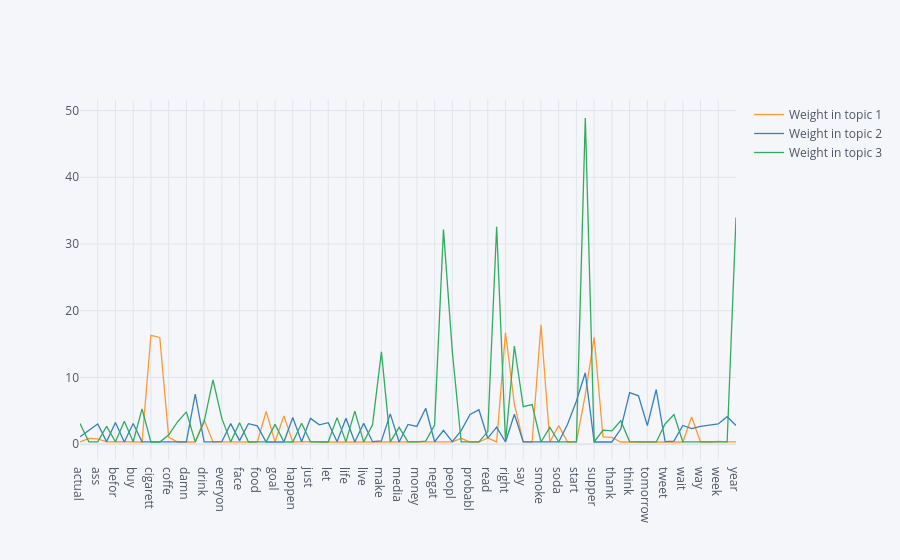

This figure's notebook cell:
### Code cell
df.set_index('Words').iplot()

### Figure 1 — Plotly figure (JSON) as saved in the notebook; plotly's stock layout.template omitted (floating-point values rounded to 4 significant figures)
{"data": [{"line": {"color": "rgba(255, 153, 51, 1.0)", "dash": "solid", "shape": "linear", "width": 1.3}, "mode": "lines", "name": "Weight in topic 1", "text": "", "type": "scatter", "x": ["actual", "alreadi", "ass", "bad", "befor", "bitch", "buy", "care", "cigarett", "club", "coffe", "complain", "damn", "day", "drink", "eat", "everyon", "everyth", "face", "final", "food", "fuck", "goal", "good", "happen", "hit", "just", "know", "let", "lie", "life", "like", "live", "love", "make", "mayb", "media", "moment", "money", "need", "negat", "new", "peopl", "plan", "probabl", "procrastin", "read", "resolut", "right", "rt", "say", "shit", "smoke", "social", "soda", "spend", "start", "stop", "supper", "talk", "thank", "thing", "think", "time", "tomorrow", "tri", "tweet", "use", "wait", "want", "way", "wear", "week", "work", "year"], "y": [0.3372, 0.8847, 0.8156, 0.3413, 0.3793, 0.3369, 0.3368, 0.3373, 16.33, 16.0, 1.074, 0.3371, 0.3368, 0.3359, 3.68, 0.3385, 0.3381, 0.336, 0.3378, 0.3354, 0.3356, 4.905, 0.3628, 4.249, 0.3355, 0.3838, 0.3356, 0.3365, 0.3353, 0.3369, 0.336, 0.3361, 0.3358, 0.3381, 0.34, 0.3355, 0.3357, 0.3626, 0.3353, 0.3367, 0.3371, 0.3426, 0.3459, 0.8857, 0.3358, 0.3354, 0.9563, 0.3418, 16.72, 5.989, 0.346, 0.3442, 17.88, 0.3357, 2.793, 0.3348, 0.3425, 7.448, 16.0, 1.107, 1.013, 0.3374, 0.363, 0.3383, 0.3351, 0.336, 0.337, 0.3381, 0.336, 4.069, 0.3357, 0.3358, 0.4281, 0.3517, 0.3423]}, {"line": {"color": "rgba(55, 128, 191, 1.0)", "dash": "solid", "shape": "linear", "width": 1.3}, "mode": "lines", "name": "Weight in topic 2", "text": "", "type": "scatter", "x": ["actual", "alreadi", "ass", "bad", "befor", "bitch", "buy", "care", "cigarett", "club", "coffe", "complain", "damn", "day", "drink", "eat", "everyon", "everyth", "face", "final", "food", "fuck", "goal", "good", "happen", "hit", "just", "know", "let", "lie", "life", "like", "live", "love", "make", "mayb", "media", "moment", "money", "need", "negat", "new", "peopl", "plan", "probabl", "procrastin", "read", "resolut", "right", "rt", "say", "shit", "smoke", "social", "soda", "spend", "start", "stop", "supper", "talk", "thank", "thing", "think", "time", "tomorrow", "tri", "tweet", "use", "wait", "want", "way", "wear", "week", "work", "year"], "y": [1.126, 2.035, 3.04, 0.3914, 3.248, 0.3363, 3.102, 0.3617, 0.335, 0.3341, 0.3622, 0.3538, 0.3403, 7.514, 0.3634, 0.3551, 0.3776, 3.088, 0.5387, 3.08, 2.741, 0.3366, 0.3414, 0.3351, 4.01, 0.3573, 3.873, 2.915, 3.221, 0.3679, 3.891, 0.3468, 3.121, 0.3819, 0.5083, 4.553, 0.3422, 2.969, 2.672, 5.394, 0.3735, 2.069, 0.3701, 2.034, 4.464, 5.157, 0.9055, 2.551, 0.3342, 4.502, 0.3467, 0.3694, 0.3389, 0.3422, 0.3379, 2.984, 6.474, 10.71, 0.3341, 0.3369, 0.3364, 2.282, 7.723, 7.256, 2.799, 8.197, 0.3896, 0.4548, 2.807, 2.33, 2.677, 2.862, 3.045, 4.129, 2.816]}, {"line": {"color": "rgba(50, 171, 96, 1.0)", "dash": "solid", "shape": "linear", "width": 1.3}, "mode": "lines", "name": "Weight in topic 3", "text": "", "type": "scatter", "x": ["actual", "alreadi", "ass", "bad", "befor", "bitch", "buy", "care", "cigarett", "club", "coffe", "complain", "damn", "day", "drink", "eat", "everyon", "everyth", "face", "final", "food", "fuck", "goal", "good", "happen", "hit", "just", "know", "let", "lie", "life", "like", "live", "love", "make", "mayb", "media", "moment", "money", "need", "negat", "new", "peopl", "plan", "probabl", "procrastin", "read", "resolut", "right", "rt", "say", "shit", "smoke", "social", "soda", "spend", "start", "stop", "supper", "talk", "thank", "thing", "think", "time", "tomorrow", "tri", "tweet", "use", "wait", "want", "way", "wear", "week", "work", "year"], "y": [3.09, 0.3489, 0.3503, 2.678, 0.3772, 3.44, 0.3679, 5.287, 0.3338, 0.3338, 1.384, 3.356, 4.857, 0.3457, 3.348, 9.638, 3.865, 0.3542, 3.208, 0.3384, 0.3544, 0.3506, 2.97, 0.3726, 0.3361, 3.149, 0.3521, 0.3594, 0.3359, 3.984, 0.3503, 4.966, 0.3537, 2.913, 13.84, 0.3456, 2.526, 0.3428, 0.3427, 0.4797, 2.879, 32.16, 13.9, 0.3405, 0.3471, 0.3417, 1.899, 32.58, 0.335, 14.72, 5.64, 5.95, 0.3349, 2.526, 0.3381, 0.3385, 0.3731, 48.88, 0.3338, 2.123, 2.003, 3.522, 0.3985, 0.341, 0.3384, 0.3456, 3.042, 4.439, 0.3608, 0.3728, 0.3415, 0.3578, 0.3356, 0.3449, 33.98]}], "layout": {"legend": {"bgcolor": "#F5F6F9", "font": {"color": "#4D5663"}}, "paper_bgcolor": "#F5F6F9", "plot_bgcolor": "#F5F6F9", "title": {"font": {"color": "#4D5663"}}, "xaxis": {"gridcolor": "#E1E5ED", "showgrid": true, "tickfont": {"color": "#4D5663"}, "title": {"font": {"color": "#4D5663"}, "text": ""}, "zerolinecolor": "#E1E5ED"}, "yaxis": {"gridcolor": "#E1E5ED", "showgrid": true, "tickfont": {"color": "#4D5663"}, "title": {"font": {"color": "#4D5663"}, "text": ""}, "zerolinecolor": "#E1E5ED"}}}
